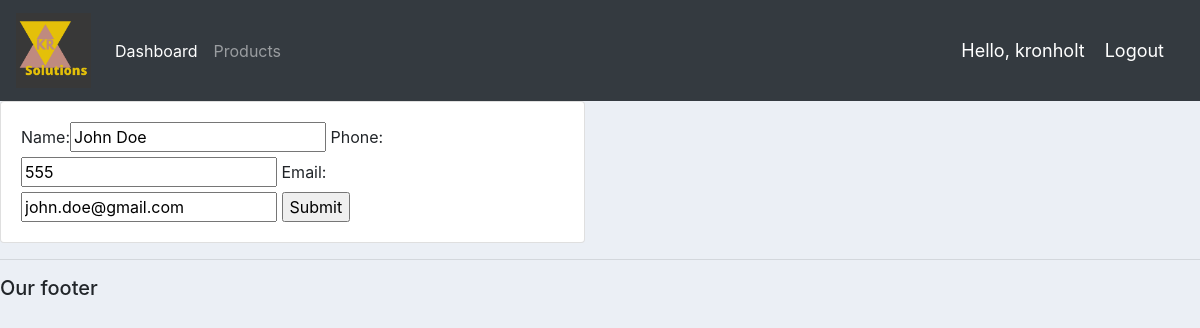
The page /update_customer/1/ (signed in) on the database its author committed.
### accounts/models.py (models this page shows, shortened)
class Customer(models.Model):
    name = models.CharField(max_length=200, null=True)
    phone = models.CharField(max_length=200, null=True)
    email =models.CharField(max_length=200, null=True)
    date_created = models.DateTimeField(auto_now_add=True)

### accounts/views.py (the view)
# urls.py: path('update_customer/<str:pk>/', views.updateCustomer, name="update_customer"),
@login_required(login_url='login')
def updateCustomer(request, pk):
    customer = Customer.objects.get(id = pk)
    form = CustomerForm(instance= customer)
    if request.method == 'POST':
        form = CustomerForm(request.POST, instance = customer)
        if form.is_valid():
            form.save()
            return redirect('/')
    context = {'form':form}
    return render(request, 'accounts/customer_form.html', context)

### accounts/forms.py
class CustomerForm(ModelForm):
    class Meta:
        model = Customer
        fields = '__all__'

### accounts/templates/accounts/customer_form.html (shortened to what this page needs)
{% extends 'accounts/main.html' %}
{% load static %}
{% block content %}
<div class="row">
    <div class="col-md-6">
        <div class="card card-body">
<form action="" method="POST">
    {{form}}
    <input type="submit" name="Submit">
</form>
</div>
</div>
</div>
{% endblock %}

### accounts/templates/accounts/navbar.html (shortened to what this page needs)
{% load static %}
<nav class="navbar navbar-expand-lg sticky-top navbar-dark bg-dark">
    <a class="navbar-brand" href="{% url 'home' %}"><img src="{% static 'images/KR.png' %}" height="75"></a>
    <div class="collapse navbar-collapse" id="navbarNavAltMarkup">
      <div class="navbar-nav">
        <a class="nav-item nav-link active" href="{% url 'home' %}">Dashboard</a>
        <a class="nav-item nav-link" href="{% url 'products' %}">Products</a>
      </div>
    </div>
    <span class="hello-msg">Hello, {{request.user}}</span>
    <span ><a class="hello-msg" href="{% url 'logout' %}">Logout</a></span>
  </nav>

### static/css/main.css (style rules this page uses)
body { background-color: #ebeff5; }

### accounts/templates/accounts/navbar.html (style rules this page uses)
.hello-msg { font-size:18px; color:white; margin-right: 20px; }

### rows shown on the page
Customer: name "John Doe", phone "555", email "john.doe@gmail.com"

### other values the page prints
{{ request.user }} "kronholt"
